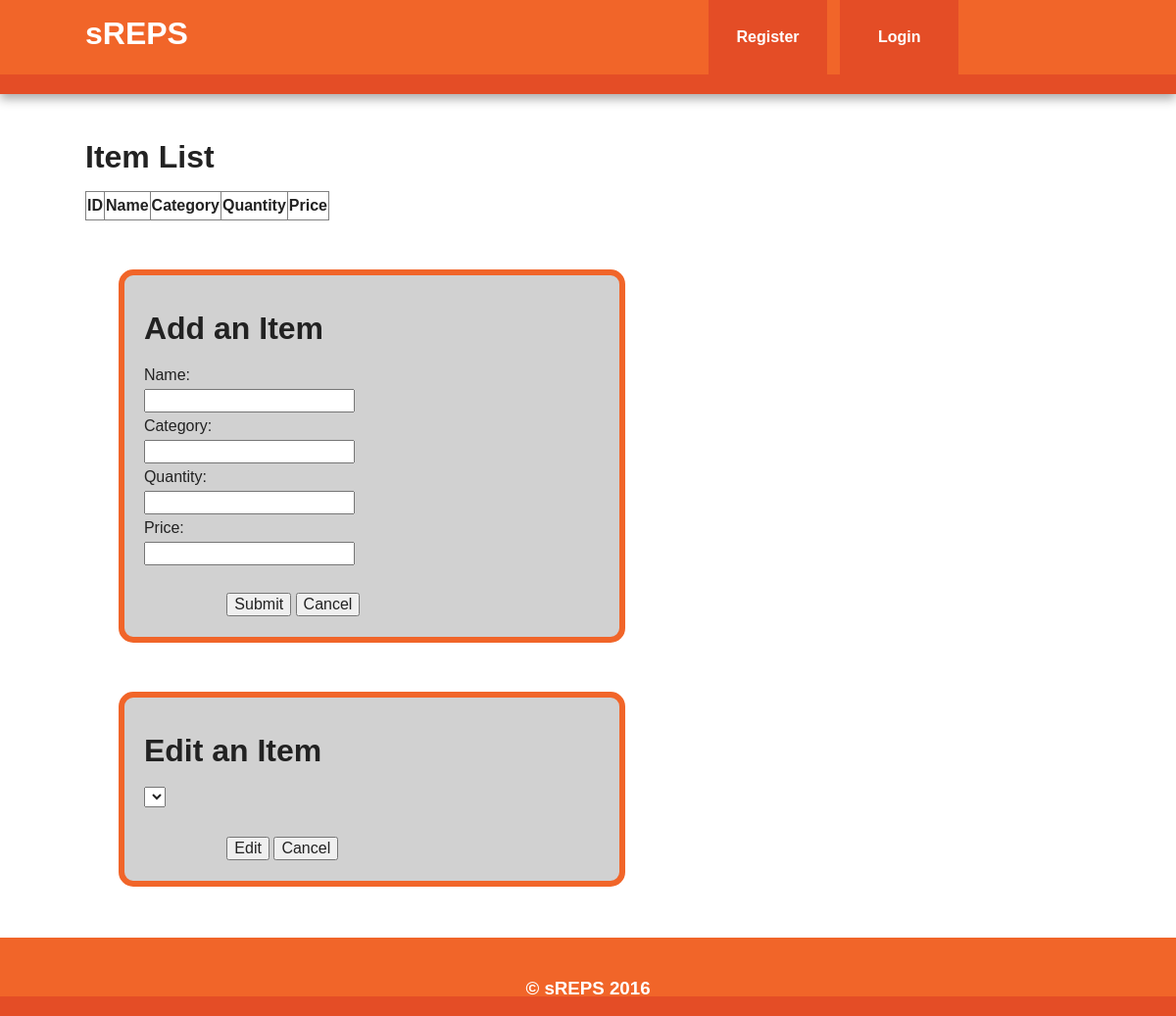
The app's page /items.php, older data.
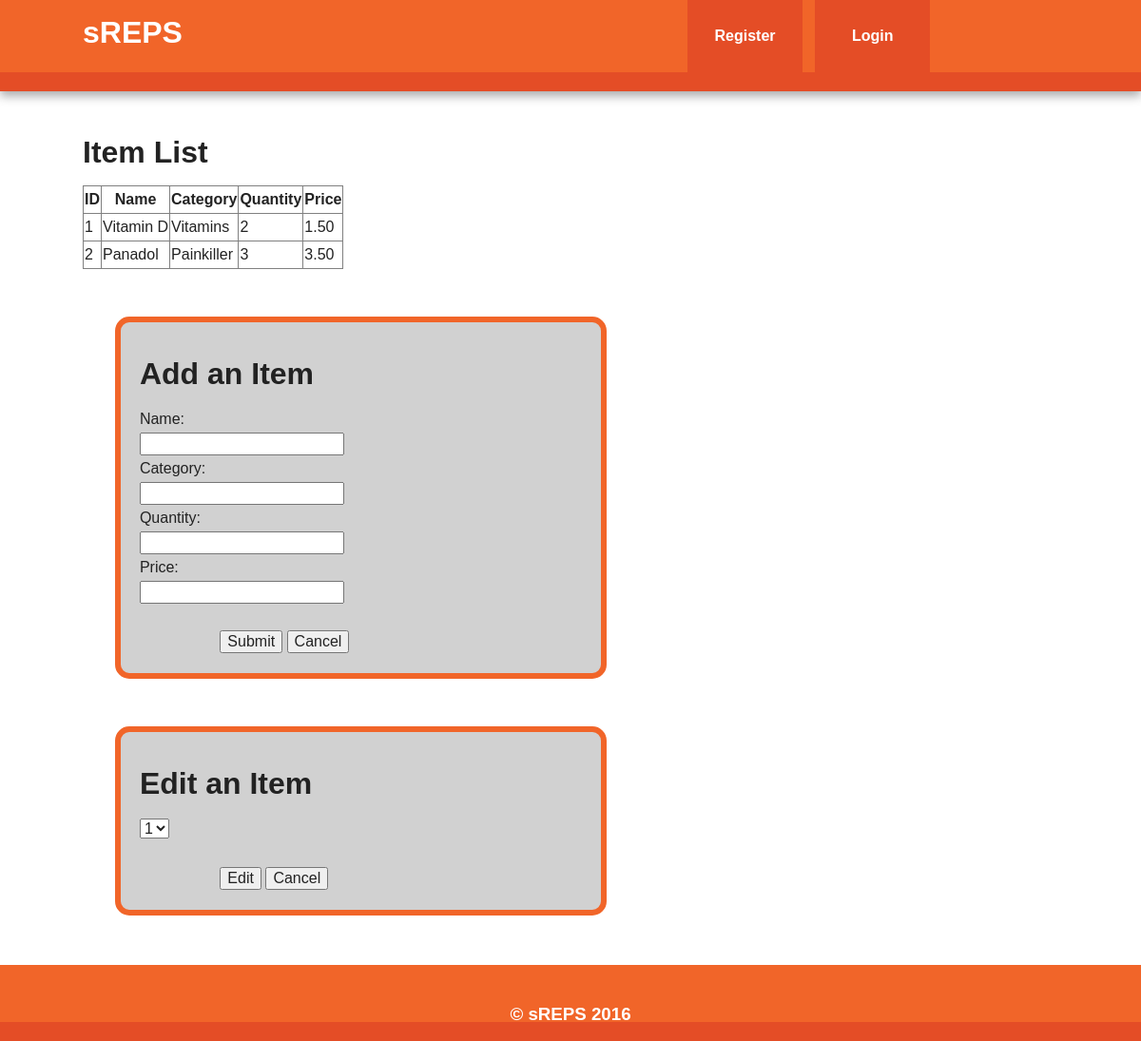
The same page, newer data.
### tables this page shows
CREATE TABLE `item` (
  `item_id` int(11) NOT NULL,
  `item_name` varchar(20) NOT NULL,
  `item_category` varchar(20) NOT NULL,
  `item_quantity` int(11) NOT NULL,
  `item_price` varchar(40) NOT NULL
);

### items.php (the view, shortened to what this page needs)
<?php
	include 'header.php';
?>
        <div class="main-container">
            <div class="main wrapper clearfix">
                <article>
                    <header>
                        <h1>Item List</h1>
						<?php
						$host = "localhost";
						$user = "root";
						$pwd = "";
						$sql_db = "srepsdb";
						$conn = @mysqli_connect($host, $user, $pwd, $sql_db);
						if (!$conn)
						{
							echo "<p>Database connection failure</p>";
						}
						else
						{
							$query = "select * from item";
							$result = mysqli_query($conn, $query);
							if(!$result)
							{
								echo "<p>Something is wrong with ", $query, "</p>";
							}
							else
							{
								echo "<table id=\"itemlist\" border=\"1\">";
								echo "<tr>"
									."<th scope=\"col\">ID</th>"
									."<th scope=\"col\">Name</th>"
									."<th scope=\"col\">Category</th>"
									."<th scope=\"col\">Quantity</th>"
									."<th scope=\"col\">Price</th>"
									."</tr>";
									while ($row = mysqli_fetch_assoc($result))
									{
										echo "<tr>";
										echo "<td>",$row["item_id"],"</td>";
										echo "<td>",$row["item_name"],"</td>";
										echo "<td>",$row["item_category"],"</td>";
										echo "<td>",$row["item_quantity"],"</td>";
										echo "<td>",$row["item_price"],"</td>";
										echo "</tr>";
									}
								echo "</table>";
							}
						}
						?>
						<div id="contact-form">
							<h1>Add an Item</h1>
							<form action="additem.php" method="post">
								<label>Name: <input type="text" name="item_name" size="20"></label>
								<br>
								<label>Category: <input type="text" name="item_category" size="20"></label>
								<br>
								<label>Quantity: <input type="text" name="item_quantity" size="20"></label>
								<br>
								<label>Price: <input type="text" name="item_price" size="20"></label>
								<br><br>
								<label>&nbsp; </label> <input type="submit" value="Submit" class="button" />
								<input type="reset" value="Cancel" class="button" />
							</form>
						</div>
            <div id="contact-form">
              <h1>Edit an Item</h1>
              <form action="edititem.php" method="post">
              <label>
                <?php
                  $conn2 = @mysqli_connect($host, $user, $pwd, $sql_db);
                  if (!$conn2)
                  {
                    echo "<p>Database connection failure</p>";
                  }
                  else
                  {
                    $query2 = "select item_id from item";
                    $result2 = mysqli_query($conn2, $query2);
                    if(!$result2)
                    {
                      echo "<p>Something is wrong with ", $query, "</p>";
                    }
                    else
                    {
                      echo '<select name="item_id">';
                      while ($row2 = mysqli_fetch_assoc($result2))
                      {
                        echo '<option>',$row2["item_id"],'</option>';
                      }
                      echo "</select>";
                    }
                  }
                ?>
              </label>
                <br><br>
                <label>&nbsp; </label> <input type="submit" value="Edit" class="button" />
                <input type="reset" value="Cancel" class="button" />
              </form>
            </div>
<br><br>
                    </header>
                </article>
            </div>
        </div>
<?php
	include 'footer.php';
?>
    </body>
</html>

Row changes from the older to the newer data that the page shows:
added item: item_id "1", item_name "Vitamin D", item_category "Vitamins", item_quantity "2", item_price "1.50"
added item: item_id "2", item_name "Panadol", item_category "Painkiller", item_quantity "3", item_price "3.50"
Text that changed along with them:
form field item_id: (not shown) → "1"
